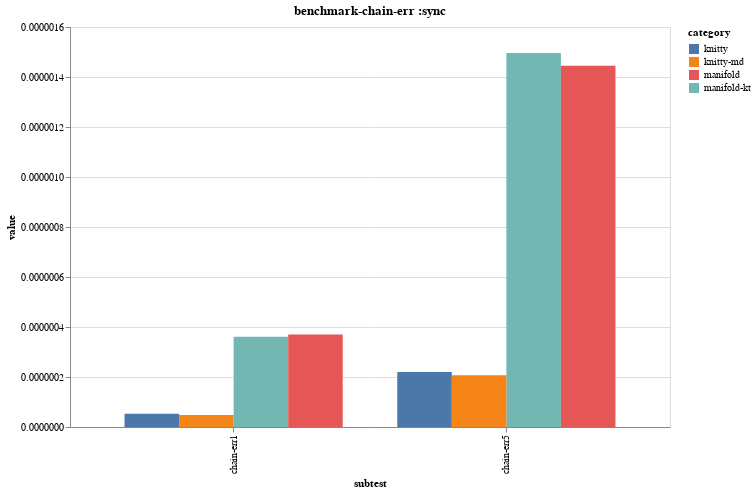
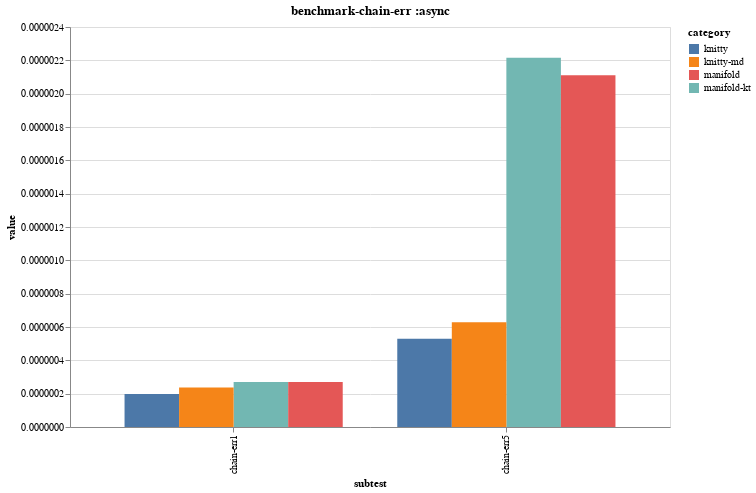
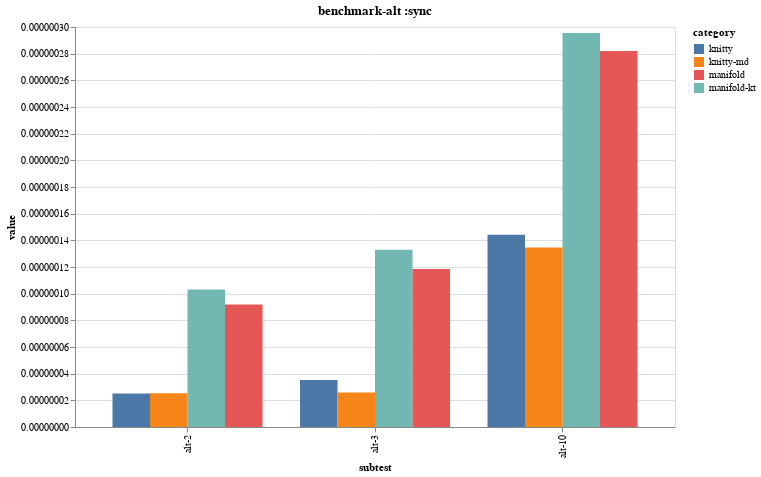
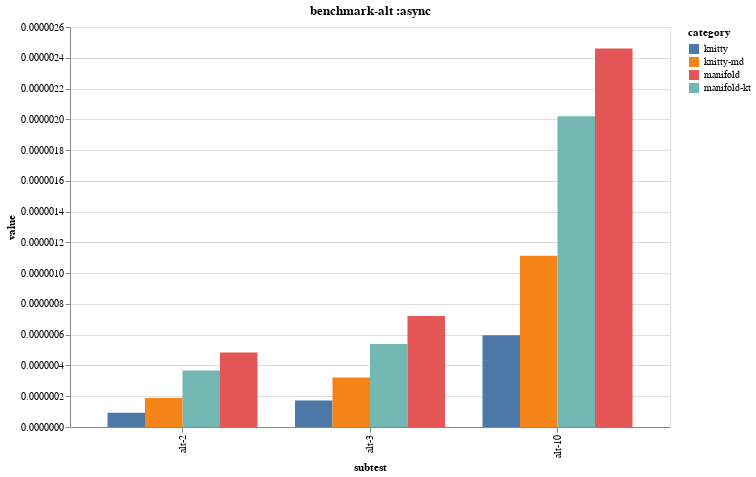

These figures' notebook cell, in order:
### Code cell
(defn render-test [test mode]
  (render-test-result
   (str test (when mode (str " " mode)))
   (filter
    #(and (= test (:test %))
          (= mode (:mode %)))
    gdata)))

(doseq [t ["benchmark-chain-err"
           "benchmark-alt"
           "benchmark-zip-list"
           "benchmark-chain-in"
           "benchmark-loop"
           "benchmark-chain"
           "benchmark-zip"]]
  (display/display (display/hiccup-html  [:h3 "test: " t]))
  (render-test t :sync)
  (render-test t :async))

### Figure 1 — Vega-Lite specification as saved in the notebook (floating-point values rounded to 4 significant figures)
{"data": {"values": [{"category": "manifold-kt", "full_test_id": ["benchmark-chain-err", "value", "chain-err1"], "mode": "sync", "subtest": "chain-err1", "test": "benchmark-chain-err", "value": 3.605e-07}, {"category": "manifold-kt", "full_test_id": ["benchmark-chain-err", "value", "chain-err5"], "mode": "sync", "subtest": "chain-err5", "test": "benchmark-chain-err", "value": 1.496e-06}, {"category": "knitty", "full_test_id": ["benchmark-chain-err", "value", "chain-err1"], "mode": "sync", "subtest": "chain-err1", "test": "benchmark-chain-err", "value": 5.278e-08}, {"category": "knitty", "full_test_id": ["benchmark-chain-err", "value", "chain-err5"], "mode": "sync", "subtest": "chain-err5", "test": "benchmark-chain-err", "value": 2.2e-07}, {"category": "manifold", "full_test_id": ["benchmark-chain-err", "value", "chain-err1"], "mode": "sync", "subtest": "chain-err1", "test": "benchmark-chain-err", "value": 3.701e-07}, {"category": "manifold", "full_test_id": ["benchmark-chain-err", "value", "chain-err5"], "mode": "sync", "subtest": "chain-err5", "test": "benchmark-chain-err", "value": 1.445e-06}, {"category": "knitty-md", "full_test_id": ["benchmark-chain-err", "value", "chain-err1"], "mode": "sync", "subtest": "chain-err1", "test": "benchmark-chain-err", "value": 4.838e-08}, {"category": "knitty-md", "full_test_id": ["benchmark-chain-err", "value", "chain-err5"], "mode": "sync", "subtest": "chain-err5", "test": "benchmark-chain-err", "value": 2.068e-07}]}, "encoding": {"color": {"field": "category", "type": "nominal"}, "x": {"field": "subtest", "sort": null}, "xOffset": {"field": "category", "sort": ["knitty", "knitty-md", "manifold-kt", "manifold"]}, "y": {"field": "value", "type": "quantitative"}}, "height": 400, "mark": "bar", "title": "benchmark-chain-err :sync", "width": 600}

### Figure 2 — Vega-Lite specification as saved in the notebook (floating-point values rounded to 4 significant figures)
{"data": {"values": [{"category": "manifold-kt", "full_test_id": ["benchmark-chain-err", "defer", "chain-err1"], "mode": "async", "subtest": "chain-err1", "test": "benchmark-chain-err", "value": 2.697e-07}, {"category": "manifold-kt", "full_test_id": ["benchmark-chain-err", "defer", "chain-err5"], "mode": "async", "subtest": "chain-err5", "test": "benchmark-chain-err", "value": 2.216e-06}, {"category": "knitty", "full_test_id": ["benchmark-chain-err", "defer", "chain-err1"], "mode": "async", "subtest": "chain-err1", "test": "benchmark-chain-err", "value": 1.982e-07}, {"category": "knitty", "full_test_id": ["benchmark-chain-err", "defer", "chain-err5"], "mode": "async", "subtest": "chain-err5", "test": "benchmark-chain-err", "value": 5.289e-07}, {"category": "manifold", "full_test_id": ["benchmark-chain-err", "defer", "chain-err1"], "mode": "async", "subtest": "chain-err1", "test": "benchmark-chain-err", "value": 2.698e-07}, {"category": "manifold", "full_test_id": ["benchmark-chain-err", "defer", "chain-err5"], "mode": "async", "subtest": "chain-err5", "test": "benchmark-chain-err", "value": 2.11e-06}, {"category": "knitty-md", "full_test_id": ["benchmark-chain-err", "defer", "chain-err1"], "mode": "async", "subtest": "chain-err1", "test": "benchmark-chain-err", "value": 2.37e-07}, {"category": "knitty-md", "full_test_id": ["benchmark-chain-err", "defer", "chain-err5"], "mode": "async", "subtest": "chain-err5", "test": "benchmark-chain-err", "value": 6.291e-07}]}, "encoding": {"color": {"field": "category", "type": "nominal"}, "x": {"field": "subtest", "sort": null}, "xOffset": {"field": "category", "sort": ["knitty", "knitty-md", "manifold-kt", "manifold"]}, "y": {"field": "value", "type": "quantitative"}}, "height": 400, "mark": "bar", "title": "benchmark-chain-err :async", "width": 600}

### Figure 3 — Vega-Lite specification as saved in the notebook (floating-point values rounded to 4 significant figures)
{"data": {"values": [{"category": "manifold-kt", "full_test_id": ["benchmark-alt", "value", "alt-2"], "mode": "sync", "subtest": "alt-2", "test": "benchmark-alt", "value": 1.031e-07}, {"category": "manifold-kt", "full_test_id": ["benchmark-alt", "value", "alt-3"], "mode": "sync", "subtest": "alt-3", "test": "benchmark-alt", "value": 1.33e-07}, {"category": "manifold-kt", "full_test_id": ["benchmark-alt", "value", "alt-10"], "mode": "sync", "subtest": "alt-10", "test": "benchmark-alt", "value": 2.955e-07}, {"category": "knitty", "full_test_id": ["benchmark-alt", "value", "alt-2"], "mode": "sync", "subtest": "alt-2", "test": "benchmark-alt", "value": 2.521e-08}, {"category": "knitty", "full_test_id": ["benchmark-alt", "value", "alt-3"], "mode": "sync", "subtest": "alt-3", "test": "benchmark-alt", "value": 3.517e-08}, {"category": "knitty", "full_test_id": ["benchmark-alt", "value", "alt-10"], "mode": "sync", "subtest": "alt-10", "test": "benchmark-alt", "value": 1.442e-07}, {"category": "manifold", "full_test_id": ["benchmark-alt", "value", "alt-2"], "mode": "sync", "subtest": "alt-2", "test": "benchmark-alt", "value": 9.193e-08}, {"category": "manifold", "full_test_id": ["benchmark-alt", "value", "alt-3"], "mode": "sync", "subtest": "alt-3", "test": "benchmark-alt", "value": 1.185e-07}, {"category": "manifold", "full_test_id": ["benchmark-alt", "value", "alt-10"], "mode": "sync", "subtest": "alt-10", "test": "benchmark-alt", "value": 2.819e-07}, {"category": "knitty-md", "full_test_id": ["benchmark-alt", "value", "alt-2"], "mode": "sync", "subtest": "alt-2", "test": "benchmark-alt", "value": 2.532e-08}, {"category": "knitty-md", "full_test_id": ["benchmark-alt", "value", "alt-3"], "mode": "sync", "subtest": "alt-3", "test": "benchmark-alt", "value": 2.594e-08}, {"category": "knitty-md", "full_test_id": ["benchmark-alt", "value", "alt-10"], "mode": "sync", "subtest": "alt-10", "test": "benchmark-alt", "value": 1.347e-07}]}, "encoding": {"color": {"field": "category", "type": "nominal"}, "x": {"field": "subtest", "sort": null}, "xOffset": {"field": "category", "sort": ["knitty", "knitty-md", "manifold-kt", "manifold"]}, "y": {"field": "value", "type": "quantitative"}}, "height": 400, "mark": "bar", "title": "benchmark-alt :sync", "width": 600}

### Figure 4 — Vega-Lite specification as saved in the notebook (floating-point values rounded to 4 significant figures)
{"data": {"values": [{"category": "manifold-kt", "full_test_id": ["benchmark-alt", "defer", "alt-2"], "mode": "async", "subtest": "alt-2", "test": "benchmark-alt", "value": 3.668e-07}, {"category": "manifold-kt", "full_test_id": ["benchmark-alt", "defer", "alt-3"], "mode": "async", "subtest": "alt-3", "test": "benchmark-alt", "value": 5.395e-07}, {"category": "manifold-kt", "full_test_id": ["benchmark-alt", "defer", "alt-10"], "mode": "async", "subtest": "alt-10", "test": "benchmark-alt", "value": 2.02e-06}, {"category": "knitty", "full_test_id": ["benchmark-alt", "defer", "alt-2"], "mode": "async", "subtest": "alt-2", "test": "benchmark-alt", "value": 9.229e-08}, {"category": "knitty", "full_test_id": ["benchmark-alt", "defer", "alt-3"], "mode": "async", "subtest": "alt-3", "test": "benchmark-alt", "value": 1.728e-07}, {"category": "knitty", "full_test_id": ["benchmark-alt", "defer", "alt-10"], "mode": "async", "subtest": "alt-10", "test": "benchmark-alt", "value": 5.963e-07}, {"category": "manifold", "full_test_id": ["benchmark-alt", "defer", "alt-2"], "mode": "async", "subtest": "alt-2", "test": "benchmark-alt", "value": 4.841e-07}, {"category": "manifold", "full_test_id": ["benchmark-alt", "defer", "alt-3"], "mode": "async", "subtest": "alt-3", "test": "benchmark-alt", "value": 7.208e-07}, {"category": "manifold", "full_test_id": ["benchmark-alt", "defer", "alt-10"], "mode": "async", "subtest": "alt-10", "test": "benchmark-alt", "value": 2.46e-06}, {"category": "knitty-md", "full_test_id": ["benchmark-alt", "defer", "alt-2"], "mode": "async", "subtest": "alt-2", "test": "benchmark-alt", "value": 1.882e-07}, {"category": "knitty-md", "full_test_id": ["benchmark-alt", "defer", "alt-3"], "mode": "async", "subtest": "alt-3", "test": "benchmark-alt", "value": 3.22e-07}, {"category": "knitty-md", "full_test_id": ["benchmark-alt", "defer", "alt-10"], "mode": "async", "subtest": "alt-10", "test": "benchmark-alt", "value": 1.113e-06}]}, "encoding": {"color": {"field": "category", "type": "nominal"}, "x": {"field": "subtest", "sort": null}, "xOffset": {"field": "category", "sort": ["knitty", "knitty-md", "manifold-kt", "manifold"]}, "y": {"field": "value", "type": "quantitative"}}, "height": 400, "mark": "bar", "title": "benchmark-alt :async", "width": 600}
